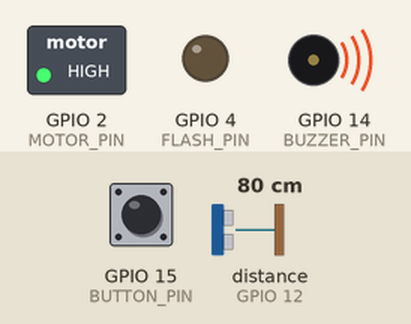
A sketch run on a simulated ESP32. On the bench: switched loads named in the sketch (green lamp = pin HIGH), output pins drawn as LEDs (lit = HIGH), buzzer (waves = sounding, pin HIGH). Wiring (inferred from the names in the program): ultrasonic range finder: trigger GPIO 13; echo GPIO 12. Inputs (shaded band) come from the test bench; at power-on: distance to the obstacle (sensor on GPIO 12) 80 cm, GPIO 15 (BUTTON_PIN) HIGH. The echo pulse lasts 58.3 µs per cm; WiFi joins after 1.5 s; servers stay silent unless stated; uploads are accepted with an empty reply; the camera gives no picture; pins used as bus, display or sensor lines are not drawn; what the sketch prints to the serial monitor is not drawn.

Above: at 4.0 s.
4.1 s: distance to the obstacle (sensor on GPIO 12) set to 13 cm
5.6 s: distance to the obstacle (sensor on GPIO 12) set to 10 cm
At 6.0 s:
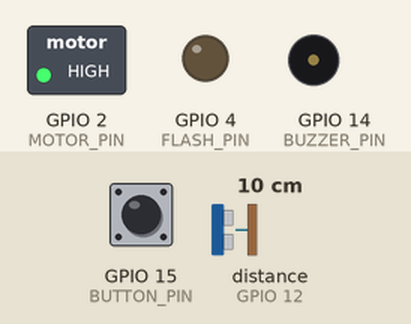
8.6 s: distance to the obstacle (sensor on GPIO 12) set to 8 cm
11.6 s: distance to the obstacle (sensor on GPIO 12) set to 5 cm
At 11.94 s:
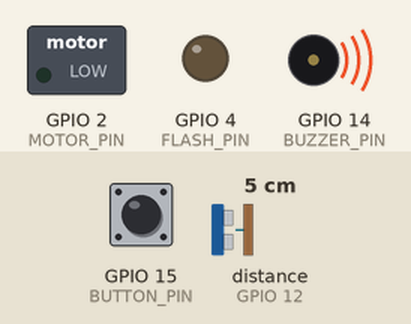
At 12.45 s:
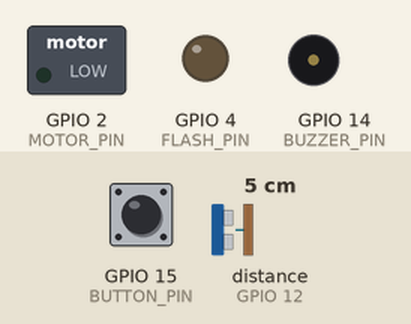
14.6 s: GPIO 15 (BUTTON_PIN) pulled LOW for 0.15 s
17.6 s: distance to the obstacle (sensor on GPIO 12) set to 18 cm
At 19.0 s:
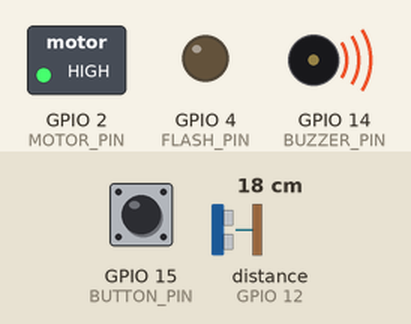
Timing chart, 0 to 20.1 s (numbered marks = the images above; inputs shaded):
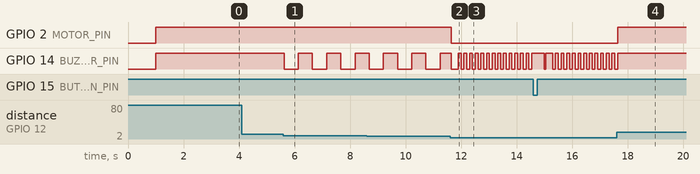

Measured:
- the behaviour switches between 12 and 11 cm on distance to the obstacle (sensor on GPIO 12) (found by bisection; images 0 and 1)
- the behaviour switches between 7 and 6 cm on distance to the obstacle (sensor on GPIO 12) (found by bisection; images 1 and 2)
- after the input at 4.1 s, every drawn part: stays the same
- after the input at 5.6 s, GPIO 14 (BUZZER_PIN): alternates HIGH for 0.51 s and LOW for 0.51 s, starting at once
- after the input at 11.6 s, GPIO 2 (MOTOR_PIN): HIGH → LOW after 0.05 s
- after the input at 17.6 s, GPIO 2 (MOTOR_PIN): LOW → HIGH at once; GPIO 14 (BUZZER_PIN): goes on until 17.6 s, then stays HIGH

The sketch:

CAM_PUSH.ino
```cpp
#include "esp_camera.h"
#include <WiFi.h>
#include <HTTPClient.h>
#include <ESPmDNS.h>
#include "img_converters.h"

#define FLASH_PIN 4
#define BRIGHTNESS_THRESHOLD 60 // 0–255 scale; tune this after testing

#define CAMERA_MODEL_AI_THINKER
#include "camera_pins.h"

// ===== CONFIG =====
const char *ssid = "trex";
const char *password = "pkj1554vitc*@";
#define SERVER_URL "http://192.168.0.100:8080/upload"
#define COLLISION_URL "http://192.168.0.100:8080/collision"

// Pin assignments (free GPIOs on AI-Thinker: 2, 12, 13, 14, 15)
#define BUTTON_PIN 15
#define TRIG_PIN 13
#define ECHO_PIN 12
#define BUZZER_PIN 14
#define MOTOR_PIN 2
// ==================

bool lastButton = HIGH;

// Collision alert cooldown
unsigned long lastCollisionSent = 0;
#define COLLISION_COOLDOWN 3000 // ms between server alerts

// Non-blocking buzzer timing
unsigned long lastBuzzerToggle = 0;
bool buzzerState = false;

void setup()
{
  Serial.begin(115200);
  delay(1000);
  Serial.println("\n=== ESP32 BOOT ===");

  // Peripheral pins
  pinMode(BUTTON_PIN, INPUT_PULLUP);
  pinMode(TRIG_PIN, OUTPUT);
  pinMode(ECHO_PIN, INPUT);
  pinMode(BUZZER_PIN, OUTPUT);
  pinMode(MOTOR_PIN, OUTPUT);

  // OFF initially (active-LOW peripherals)
  digitalWrite(BUZZER_PIN, HIGH);
  digitalWrite(MOTOR_PIN, HIGH);

  // FLASH Config
  pinMode(FLASH_PIN, OUTPUT);
  digitalWrite(FLASH_PIN, LOW); // flash is active-HIGH, LOW = off

  // Camera config
  camera_config_t config;
  config.ledc_channel = LEDC_CHANNEL_0;
  config.ledc_timer = LEDC_TIMER_0;
  config.pin_d0 = Y2_GPIO_NUM;
  config.pin_d1 = Y3_GPIO_NUM;
  config.pin_d2 = Y4_GPIO_NUM;
  config.pin_d3 = Y5_GPIO_NUM;
  config.pin_d4 = Y6_GPIO_NUM;
  config.pin_d5 = Y7_GPIO_NUM;
  config.pin_d6 = Y8_GPIO_NUM;
  config.pin_d7 = Y9_GPIO_NUM;
  config.pin_xclk = XCLK_GPIO_NUM;
  config.pin_pclk = PCLK_GPIO_NUM;
  config.pin_vsync = VSYNC_GPIO_NUM;
  config.pin_href = HREF_GPIO_NUM;
  config.pin_sccb_sda = SIOD_GPIO_NUM;
  config.pin_sccb_scl = SIOC_GPIO_NUM;
  config.pin_pwdn = PWDN_GPIO_NUM;
  config.pin_reset = RESET_GPIO_NUM;

  config.xclk_freq_hz = 20000000;

  config.pixel_format = PIXFORMAT_RGB565;
  config.frame_size = FRAMESIZE_VGA;
  config.fb_count = 1;
  config.fb_location = CAMERA_FB_IN_PSRAM;
  config.grab_mode = CAMERA_GRAB_WHEN_EMPTY;

  Serial.println("Initializing camera...");
  esp_err_t err = esp_camera_init(&config);
  if (err != ESP_OK)
  {
    Serial.printf("❌ Camera init failed: 0x%x\n", err);
    while (true)
      delay(1000);
  }
  Serial.println("✅ Camera initialized");

  WiFi.setSleep(false);
  WiFi.begin(ssid, password);

  Serial.print("Connecting WiFi");
  while (WiFi.status() != WL_CONNECTED)
  {
    delay(500);
    Serial.print(".");
  }
  Serial.println("\n✅ WiFi connected");
  Serial.println(WiFi.localIP());

  if (MDNS.begin("blind-assist"))
  {
    Serial.println("✅ mDNS ready: blind-assist.local");
  }
  else
  {
    Serial.println("❌ mDNS failed");
  }

  Serial.println("✅ Ultrasonic + buzzer + motor ready");
}

// Rough average luminance estimate from an RGB565 framebuffer.
// Samples every Nth pixel for speed rather than the whole frame.
int estimateBrightness(camera_fb_t *fb)
{
  if (!fb || fb->format != PIXFORMAT_RGB565) return 255; // assume bright if unknown

  uint16_t *pixels = (uint16_t *)fb->buf;
  size_t pixelCount = fb->len / 2;
  size_t step = 37; // prime-ish stride, avoids sampling a repeating pattern

  long sum = 0;
  int samples = 0;

  for (size_t i = 0; i < pixelCount; i += step)
  {
    uint16_t p = pixels[i];
    // RGB565: RRRRR GGGGGG BBBBB
    uint8_t r = (p >> 11) & 0x1F;
    uint8_t g = (p >> 5) & 0x3F;
    uint8_t b = p & 0x1F;

    // Normalize to 0–255 and combine via luma-ish weights
    uint8_t r8 = (r * 255) / 31;
    uint8_t g8 = (g * 255) / 63;
    uint8_t b8 = (b * 255) / 31;

    int luma = (int)(0.299 * r8 + 0.587 * g8 + 0.114 * b8);
    sum += luma;
    samples++;
  }

  if (samples == 0) return 255;
  return sum / samples;
}

// ── Ultrasonic distance (cm, 0 = no echo) ──
long getDistance()
{
  digitalWrite(TRIG_PIN, LOW);
  delayMicroseconds(2);
  digitalWrite(TRIG_PIN, HIGH);
  delayMicroseconds(10);
  digitalWrite(TRIG_PIN, LOW);

  long duration = pulseIn(ECHO_PIN, HIGH, 30000);
  return duration * 0.034 / 2;
}

// ── Send collision alert to server (with cooldown) ──
void sendCollisionAlert(int distance)
{
  if (WiFi.status() != WL_CONNECTED)
    return;

  HTTPClient http;
  http.begin(COLLISION_URL);
  http.addHeader("Content-Type", "application/json");

  String body = "{\"distance\":" + String(distance) + "}";
  int code = http.POST(body);
  Serial.printf("⚠️  Collision alert sent (HTTP %d, dist %dcm)\n", code, distance);

  http.end();
}

void loop()
{
  unsigned long now = millis();

  // ── Button check (capture photo – one shot per press) ──
  bool button = digitalRead(BUTTON_PIN);
  if (lastButton == HIGH && button == LOW)
  {
    Serial.println("📸 Button pressed");
    captureAndSend();

    // Wait for full release before resuming (debounce)
    while (digitalRead(BUTTON_PIN) == LOW)
      delay(10);
    delay(200); // extra settle time
  }
  lastButton = digitalRead(BUTTON_PIN);

  // ── Ultrasonic distance ──
  int distance = getDistance();

  if (distance > 10 || distance == 0)
  {
    // SAFE – everything off
    digitalWrite(BUZZER_PIN, HIGH);
    digitalWrite(MOTOR_PIN, HIGH);
    buzzerState = false;
  }
  else if (distance > 5)
  {
    // WARNING (5–10 cm) – slow beep, no motor
    digitalWrite(MOTOR_PIN, HIGH);
    if (now - lastBuzzerToggle >= 500)
    {
      buzzerState = !buzzerState;
      digitalWrite(BUZZER_PIN, buzzerState ? LOW : HIGH);
      lastBuzzerToggle = now;
    }
  }
  else
  {
    // DANGER (≤5 cm) – fast beep + vibration motor
    digitalWrite(MOTOR_PIN, LOW);
    if (now - lastBuzzerToggle >= 100)
    {
      buzzerState = !buzzerState;
      digitalWrite(BUZZER_PIN, buzzerState ? LOW : HIGH);
      lastBuzzerToggle = now;
    }
    // Send collision alert (throttled)
    if (now - lastCollisionSent >= COLLISION_COOLDOWN)
    {
      sendCollisionAlert(distance);
      lastCollisionSent = now;
    }
  }

  delay(50);
}

// ── Capture JPEG and POST to server ──
void captureAndSend()
{
  camera_fb_t *fb = nullptr;

  // Flush old frame
  fb = esp_camera_fb_get();
  if (fb)
    esp_camera_fb_return(fb);
  delay(30);

  // Capture a frame to check ambient brightness
  fb = esp_camera_fb_get();
  if (!fb)
  {
    Serial.println("❌ Capture failed");
    return;
  }

  int brightness = estimateBrightness(fb);
  Serial.printf("💡 Brightness estimate: %d\n", brightness);

  bool usedFlash = false;
  if (brightness < BRIGHTNESS_THRESHOLD)
  {
    Serial.println("🔦 Low light detected — enabling flash");
    esp_camera_fb_return(fb); // discard the dark frame
    digitalWrite(FLASH_PIN, HIGH);
    delay(100); // let the sensor's auto-exposure settle under new light

    fb = esp_camera_fb_get(); // re-capture with flash on
    usedFlash = true;
  }

  if (!fb)
  {
    Serial.println("❌ Capture failed (post-flash)");
    digitalWrite(FLASH_PIN, LOW);
    return;
  }

  uint8_t *jpg_buf = nullptr;
  size_t jpg_len = 0;

  bool ok = frame2jpg(fb, 80, &jpg_buf, &jpg_len);
  esp_camera_fb_return(fb);

  if (usedFlash)
  {
    digitalWrite(FLASH_PIN, LOW); // turn flash off promptly, don't drain battery
  }

  if (!ok || jpg_len == 0)
  {
    Serial.println("❌ JPEG conversion failed");
    return;
  }

  HTTPClient http;
  http.begin(SERVER_URL);
  http.addHeader("Content-Type", "image/jpeg");

  int code = http.POST(jpg_buf, jpg_len);
  Serial.printf("📤 Upload result: %d\n", code);

  http.end();
  free(jpg_buf);
}
```

camera_pins.h
```cpp
#if defined(CAMERA_MODEL_WROVER_KIT)
#define PWDN_GPIO_NUM  -1
#define RESET_GPIO_NUM -1
#define XCLK_GPIO_NUM  21
#define SIOD_GPIO_NUM  26
#define SIOC_GPIO_NUM  27

#define Y9_GPIO_NUM    35
#define Y8_GPIO_NUM    34
#define Y7_GPIO_NUM    39
#define Y6_GPIO_NUM    36
#define Y5_GPIO_NUM    19
#define Y4_GPIO_NUM    18
#define Y3_GPIO_NUM    5
#define Y2_GPIO_NUM    4
#define VSYNC_GPIO_NUM 25
#define HREF_GPIO_NUM  23
#define PCLK_GPIO_NUM  22

#elif defined(CAMERA_MODEL_ESP_EYE)
#define PWDN_GPIO_NUM  -1
#define RESET_GPIO_NUM -1
#define XCLK_GPIO_NUM  4
#define SIOD_GPIO_NUM  18
#define SIOC_GPIO_NUM  23

#define Y9_GPIO_NUM    36
#define Y8_GPIO_NUM    37
#define Y7_GPIO_NUM    38
#define Y6_GPIO_NUM    39
#define Y5_GPIO_NUM    35
#define Y4_GPIO_NUM    14
#define Y3_GPIO_NUM    13
#define Y2_GPIO_NUM    34
#define VSYNC_GPIO_NUM 5
#define HREF_GPIO_NUM  27
#define PCLK_GPIO_NUM  25

#define LED_GPIO_NUM 22

#elif defined(CAMERA_MODEL_M5STACK_PSRAM)
#define PWDN_GPIO_NUM  -1
#define RESET_GPIO_NUM 15
#define XCLK_GPIO_NUM  27
#define SIOD_GPIO_NUM  25
#define SIOC_GPIO_NUM  23

#define Y9_GPIO_NUM    19
#define Y8_GPIO_NUM    36
#define Y7_GPIO_NUM    18
#define Y6_GPIO_NUM    39
#define Y5_GPIO_NUM    5
#define Y4_GPIO_NUM    34
#define Y3_GPIO_NUM    35
#define Y2_GPIO_NUM    32
#define VSYNC_GPIO_NUM 22
#define HREF_GPIO_NUM  26
#define PCLK_GPIO_NUM  21

#elif defined(CAMERA_MODEL_M5STACK_V2_PSRAM)
#define PWDN_GPIO_NUM  -1
#define RESET_GPIO_NUM 15
#define XCLK_GPIO_NUM  27
#define SIOD_GPIO_NUM  22
#define SIOC_GPIO_NUM  23

#define Y9_GPIO_NUM    19
#define Y8_GPIO_NUM    36
#define Y7_GPIO_NUM    18
#define Y6_GPIO_NUM    39
#define Y5_GPIO_NUM    5
#define Y4_GPIO_NUM    34
#define Y3_GPIO_NUM    35
#define Y2_GPIO_NUM    32
#define VSYNC_GPIO_NUM 25
#define HREF_GPIO_NUM  26
#define PCLK_GPIO_NUM  21

#elif defined(CAMERA_MODEL_M5STACK_WIDE)
#define PWDN_GPIO_NUM  -1
#define RESET_GPIO_NUM 15
#define XCLK_GPIO_NUM  27
#define SIOD_GPIO_NUM  22
#define SIOC_GPIO_NUM  23

#define Y9_GPIO_NUM    19
#define Y8_GPIO_NUM    36
#define Y7_GPIO_NUM    18
#define Y6_GPIO_NUM    39
#define Y5_GPIO_NUM    5
#define Y4_GPIO_NUM    34
#define Y3_GPIO_NUM    35
#define Y2_GPIO_NUM    32
#define VSYNC_GPIO_NUM 25
#define HREF_GPIO_NUM  26
#define PCLK_GPIO_NUM  21

#define LED_GPIO_NUM 2

#elif defined(CAMERA_MODEL_M5STACK_ESP32CAM)
#define PWDN_GPIO_NUM  -1
#define RESET_GPIO_NUM 15
#define XCLK_GPIO_NUM  27
#define SIOD_GPIO_NUM  25
#define SIOC_GPIO_NUM  23

#define Y9_GPIO_NUM    19
#define Y8_GPIO_NUM    36
#define Y7_GPIO_NUM    18
#define Y6_GPIO_NUM    39
#define Y5_GPIO_NUM    5
#define Y4_GPIO_NUM    34
#define Y3_GPIO_NUM    35
#define Y2_GPIO_NUM    17
#define VSYNC_GPIO_NUM 22
#define HREF_GPIO_NUM  26
#define PCLK_GPIO_NUM  21

#elif defined(CAMERA_MODEL_M5STACK_UNITCAM)
#define PWDN_GPIO_NUM  -1
#define RESET_GPIO_NUM 15
#define XCLK_GPIO_NUM  27
#define SIOD_GPIO_NUM  25
#define SIOC_GPIO_NUM  23

#define Y9_GPIO_NUM    19
#define Y8_GPIO_NUM    36
#define Y7_GPIO_NUM    18
#define Y6_GPIO_NUM    39
#define Y5_GPIO_NUM    5
#define Y4_GPIO_NUM    34
#define Y3_GPIO_NUM    35
#define Y2_GPIO_NUM    32
#define VSYNC_GPIO_NUM 22
#define HREF_GPIO_NUM  26
#define PCLK_GPIO_NUM  21

#elif defined(CAMERA_MODEL_M5STACK_CAMS3_UNIT)
#define PWDN_GPIO_NUM  -1
#define RESET_GPIO_NUM 21
#define XCLK_GPIO_NUM  11
#define SIOD_GPIO_NUM  17
#define SIOC_GPIO_NUM  41

#define Y9_GPIO_NUM    13
#define Y8_GPIO_NUM    4
#define Y7_GPIO_NUM    10
#define Y6_GPIO_NUM    5
#define Y5_GPIO_NUM    7
#define Y4_GPIO_NUM    16
#define Y3_GPIO_NUM    15
#define Y2_GPIO_NUM    6
#define VSYNC_GPIO_NUM 42
#define HREF_GPIO_NUM  18
#define PCLK_GPIO_NUM  12

#define LED_GPIO_NUM 14

#elif defined(CAMERA_MODEL_AI_THINKER)
#define PWDN_GPIO_NUM  32
#define RESET_GPIO_NUM -1
#define XCLK_GPIO_NUM  0
#define SIOD_GPIO_NUM  26
#define SIOC_GPIO_NUM  27

#define Y9_GPIO_NUM    35
#define Y8_GPIO_NUM    34
#define Y7_GPIO_NUM    39
#define Y6_GPIO_NUM    36
#define Y5_GPIO_NUM    21
#define Y4_GPIO_NUM    19
#define Y3_GPIO_NUM    18
#define Y2_GPIO_NUM    5
#define VSYNC_GPIO_NUM 25
#define HREF_GPIO_NUM  23
#define PCLK_GPIO_NUM  22

// 4 for flash led or 33 for normal led
#define LED_GPIO_NUM   4

#elif defined(CAMERA_MODEL_TTGO_T_JOURNAL)
#define PWDN_GPIO_NUM  0
#define RESET_GPIO_NUM 15
#define XCLK_GPIO_NUM  27
#define SIOD_GPIO_NUM  25
#define SIOC_GPIO_NUM  23

#define Y9_GPIO_NUM    19
#define Y8_GPIO_NUM    36
#define Y7_GPIO_NUM    18
#define Y6_GPIO_NUM    39
#define Y5_GPIO_NUM    5
#define Y4_GPIO_NUM    34
#define Y3_GPIO_NUM    35
#define Y2_GPIO_NUM    17
#define VSYNC_GPIO_NUM 22
#define HREF_GPIO_NUM  26
#define PCLK_GPIO_NUM  21

#elif defined(CAMERA_MODEL_XIAO_ESP32S3)
#define PWDN_GPIO_NUM  -1
#define RESET_GPIO_NUM -1
#define XCLK_GPIO_NUM  10
#define SIOD_GPIO_NUM  40
#define SIOC_GPIO_NUM  39

#define Y9_GPIO_NUM    48
#define Y8_GPIO_NUM    11
#define Y7_GPIO_NUM    12
#define Y6_GPIO_NUM    14
#define Y5_GPIO_NUM    16
#define Y4_GPIO_NUM    18
#define Y3_GPIO_NUM    17
#define Y2_GPIO_NUM    15
#define VSYNC_GPIO_NUM 38
#define HREF_GPIO_NUM  47
#define PCLK_GPIO_NUM  13

#elif defined(CAMERA_MODEL_ESP32_CAM_BOARD)
// The 18 pin header on the board has Y5 and Y3 swapped
#define USE_BOARD_HEADER 0
#define PWDN_GPIO_NUM    32
#define RESET_GPIO_NUM   33
#define XCLK_GPIO_NUM    4
#define SIOD_GPIO_NUM    18
#define SIOC_GPIO_NUM    23

#define Y9_GPIO_NUM 36
#define Y8_GPIO_NUM 19
#define Y7_GPIO_NUM 21
#define Y6_GPIO_NUM 39
#if USE_BOARD_HEADER
#define Y5_GPIO_NUM 13
#else
#define Y5_GPIO_NUM 35
#endif
#define Y4_GPIO_NUM 14
#if USE_BOARD_HEADER
#define Y3_GPIO_NUM 35
#else
#define Y3_GPIO_NUM 13
#endif
#define Y2_GPIO_NUM    34
#define VSYNC_GPIO_NUM 5
#define HREF_GPIO_NUM  27
#define PCLK_GPIO_NUM  25

#elif defined(CAMERA_MODEL_ESP32S3_CAM_LCD)
#define PWDN_GPIO_NUM  -1
#define RESET_GPIO_NUM -1
#define XCLK_GPIO_NUM  40
#define SIOD_GPIO_NUM  17
#define SIOC_GPIO_NUM  18

#define Y9_GPIO_NUM    39
#define Y8_GPIO_NUM    41
#define Y7_GPIO_NUM    42
#define Y6_GPIO_NUM    12
#define Y5_GPIO_NUM    3
#define Y4_GPIO_NUM    14
#define Y3_GPIO_NUM    47
#define Y2_GPIO_NUM    13
#define VSYNC_GPIO_NUM 21
#define HREF_GPIO_NUM  38
#define PCLK_GPIO_NUM  11

#elif defined(CAMERA_MODEL_ESP32S2_CAM_BOARD)
// The 18 pin header on the board has Y5 and Y3 swapped
#define USE_BOARD_HEADER 0
#define PWDN_GPIO_NUM    1
#define RESET_GPIO_NUM   2
#define XCLK_GPIO_NUM    42
#define SIOD_GPIO_NUM    41
#define SIOC_GPIO_NUM    18

#define Y9_GPIO_NUM 16
#define Y8_GPIO_NUM 39
#define Y7_GPIO_NUM 40
#define Y6_GPIO_NUM 15
#if USE_BOARD_HEADER
#define Y5_GPIO_NUM 12
#else
#define Y5_GPIO_NUM 13
#endif
#define Y4_GPIO_NUM 5
#if USE_BOARD_HEADER
#define Y3_GPIO_NUM 13
#else
#define Y3_GPIO_NUM 12
#endif
#define Y2_GPIO_NUM    14
#define VSYNC_GPIO_NUM 38
#define HREF_GPIO_NUM  4
#define PCLK_GPIO_NUM  3

#elif defined(CAMERA_MODEL_ESP32S3_EYE)
#define PWDN_GPIO_NUM  -1
#define RESET_GPIO_NUM -1
#define XCLK_GPIO_NUM  15
#define SIOD_GPIO_NUM  4
#define SIOC_GPIO_NUM  5

#define Y2_GPIO_NUM 11
#define Y3_GPIO_NUM 9
#define Y4_GPIO_NUM 8
#define Y5_GPIO_NUM 10
#define Y6_GPIO_NUM 12
#define Y7_GPIO_NUM 18
#define Y8_GPIO_NUM 17
#define Y9_GPIO_NUM 16

#define VSYNC_GPIO_NUM 6
#define HREF_GPIO_NUM  7
#define PCLK_GPIO_NUM  13

#elif defined(CAMERA_MODEL_DFRobot_FireBeetle2_ESP32S3) || defined(CAMERA_MODEL_DFRobot_Romeo_ESP32S3)
#define PWDN_GPIO_NUM  -1
#define RESET_GPIO_NUM -1
#define XCLK_GPIO_NUM  45
#define SIOD_GPIO_NUM  1
#define SIOC_GPIO_NUM  2

#define Y9_GPIO_NUM    48
#define Y8_GPIO_NUM    46
#define Y7_GPIO_NUM    8
#define Y6_GPIO_NUM    7
#define Y5_GPIO_NUM    4
#define Y4_GPIO_NUM    41
#define Y3_GPIO_NUM    40
#define Y2_GPIO_NUM    39
#define VSYNC_GPIO_NUM 6
#define HREF_GPIO_NUM  42
#define PCLK_GPIO_NUM  5

#else
#error "Camera model not selected"
#endif
```
